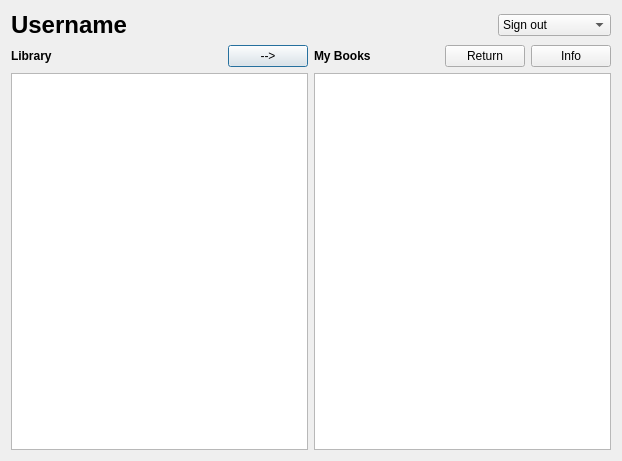
<?xml version="1.0" encoding="UTF-8"?>
<ui version="4.0">
 <class>Dashboard</class>
 <widget class="QDialog" name="Dashboard">
  <property name="geometry">
   <rect>
    <x>0</x>
    <y>0</y>
    <width>622</width>
    <height>461</height>
   </rect>
  </property>
  <property name="windowTitle">
   <string>Dialog</string>
  </property>
  <layout class="QVBoxLayout" name="verticalLayout_3">
   <item>
    <layout class="QHBoxLayout" name="horizontalLayout_2">
     <item>
      <widget class="QLabel" name="label">
       <property name="text">
        <string>&lt;html&gt;&lt;head/&gt;&lt;body&gt;&lt;h1 style=&quot; margin-top:18px; margin-bottom:12px; margin-left:0px; margin-right:0px; -qt-block-indent:0; text-indent:0px;&quot;&gt;&lt;span style=&quot; font-size:xx-large; font-weight:700;&quot;&gt;Username&lt;/span&gt;&lt;/h1&gt;&lt;/body&gt;&lt;/html&gt;</string>
       </property>
      </widget>
     </item>
     <item>
      <spacer name="horizontalSpacer">
       <property name="orientation">
        <enum>Qt::Horizontal</enum>
       </property>
       <property name="sizeHint" stdset="0">
        <size>
         <width>40</width>
         <height>20</height>
        </size>
       </property>
      </spacer>
     </item>
     <item>
      <widget class="QComboBox" name="comboBox">
       <item>
        <property name="text">
         <string>Sign out</string>
        </property>
       </item>
       <item>
        <property name="text">
         <string>Delete account</string>
        </property>
       </item>
      </widget>
     </item>
    </layout>
   </item>
   <item>
    <layout class="QHBoxLayout" name="horizontalLayout">
     <item>
      <layout class="QVBoxLayout" name="verticalLayout">
       <item>
        <layout class="QHBoxLayout" name="horizontalLayout_3">
         <item>
          <widget class="QLabel" name="label_3">
           <property name="text">
            <string>&lt;h4&gt;Library&lt;/h4&gt;</string>
           </property>
          </widget>
         </item>
         <item>
          <spacer name="horizontalSpacer_3">
           <property name="orientation">
            <enum>Qt::Horizontal</enum>
           </property>
           <property name="sizeHint" stdset="0">
            <size>
             <width>40</width>
             <height>20</height>
            </size>
           </property>
          </spacer>
         </item>
         <item>
          <widget class="QPushButton" name="pushButton_borrow">
           <property name="sizePolicy">
            <sizepolicy hsizetype="Fixed" vsizetype="Fixed">
             <horstretch>0</horstretch>
             <verstretch>0</verstretch>
            </sizepolicy>
           </property>
           <property name="text">
            <string>--&gt;</string>
           </property>
          </widget>
         </item>
        </layout>
       </item>
       <item>
        <widget class="QListWidget" name="listWidget_library">
         <property name="acceptDrops">
          <bool>false</bool>
         </property>
        </widget>
       </item>
      </layout>
     </item>
     <item>
      <layout class="QVBoxLayout" name="verticalLayout_2">
       <item>
        <layout class="QHBoxLayout" name="horizontalLayout_7">
         <item>
          <widget class="QLabel" name="label_2">
           <property name="text">
            <string>&lt;h4&gt;My Books&lt;/h4&gt;</string>
           </property>
          </widget>
         </item>
         <item>
          <spacer name="horizontalSpacer_2">
           <property name="orientation">
            <enum>Qt::Horizontal</enum>
           </property>
           <property name="sizeHint" stdset="0">
            <size>
             <width>40</width>
             <height>20</height>
            </size>
           </property>
          </spacer>
         </item>
         <item>
          <widget class="QPushButton" name="pushButton_remove">
           <property name="text">
            <string>Return</string>
           </property>
          </widget>
         </item>
         <item>
          <widget class="QPushButton" name="pushButton_view">
           <property name="text">
            <string>Info</string>
           </property>
          </widget>
         </item>
        </layout>
       </item>
       <item>
        <widget class="QListWidget" name="listWidget"/>
       </item>
      </layout>
     </item>
    </layout>
   </item>
  </layout>
 </widget>
 <resources/>
 <connections/>
</ui>
